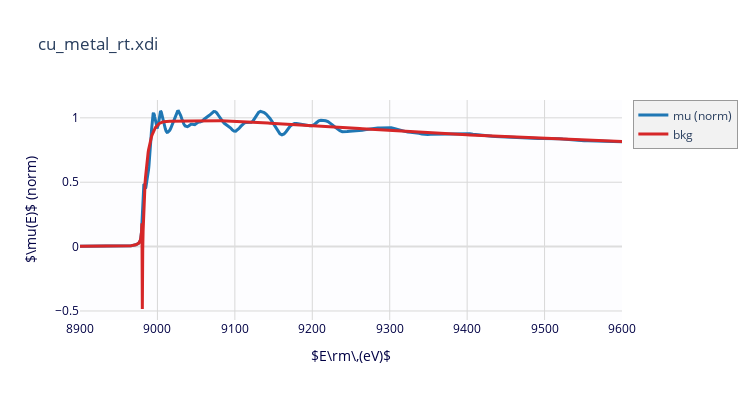

The cell this chart's notebook holds for it:
### Code cell
fig = plot_bkg(cu, emin=8900, emax=9600)

### Figure 1 — Plotly figure (JSON) as saved in the notebook; plotly's stock layout.template omitted (floating-point values rounded to 4 significant figures; data arrays with more than 128 entries replaced by an {"elided": "..."} marker saying what was removed)
{"data": [{"line": {"color": "#1f77b4", "width": 3}, "name": "mu (norm)", "type": "scatter", "x": {"elided": "408 float values"}, "y": {"elided": "408 float values"}}, {"line": {"color": "#d62728", "width": 3}, "name": "bkg", "type": "scatter", "x": {"elided": "408 float values"}, "y": {"elided": "408 float values"}}], "layout": {"height": 400, "hovermode": "closest", "legend": {"bgcolor": "#F2F2F2", "borderwidth": 0.5}, "plot_bgcolor": "#FDFDFF", "showlegend": true, "title": {"text": "cu_metal_rt.xdi"}, "width": 750, "xaxis": {"color": "#004", "gridcolor": "#D8D8D8", "range": [8900, 9600], "showgrid": true, "title": {"text": "$E\\rm\\,(eV)$"}, "zerolinecolor": "#DDD"}, "yaxis": {"color": "#004", "gridcolor": "#D8D8D8", "showgrid": true, "title": {"text": "$\\mu(E)$ (norm)"}, "zerolinecolor": "#DDD"}}}
